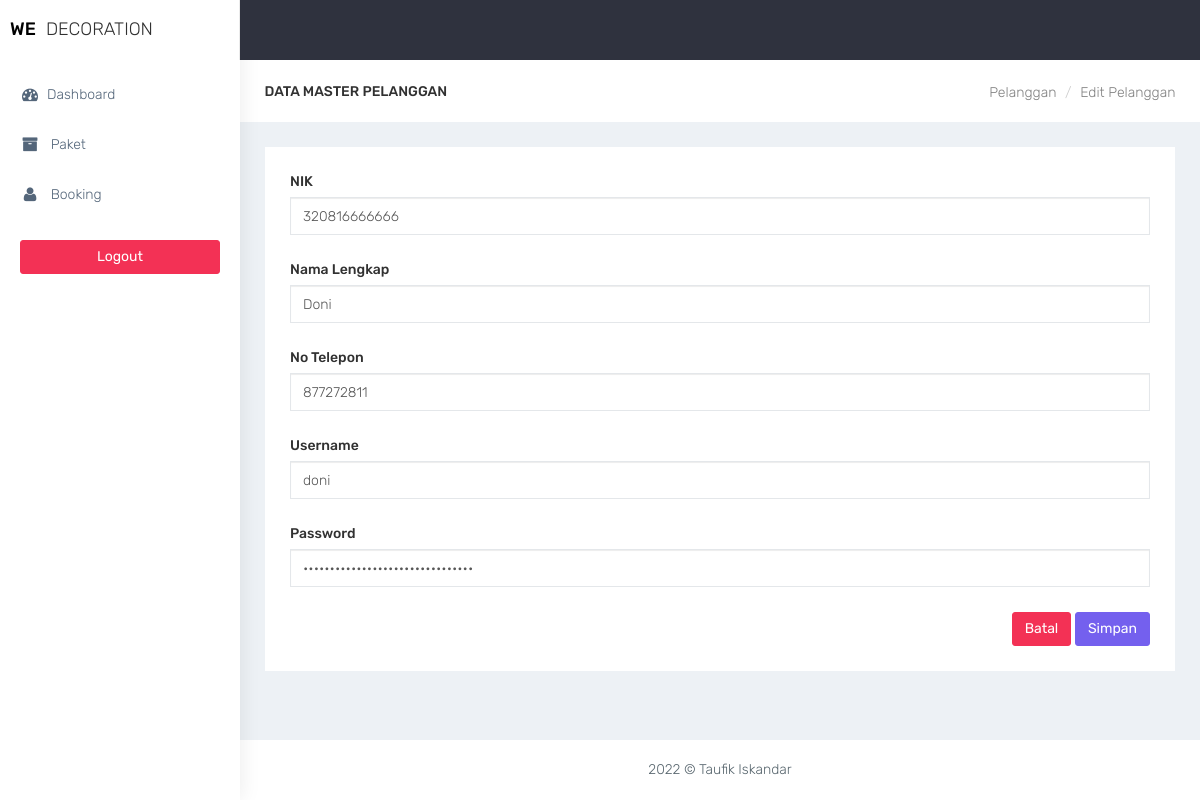
/admin/pelanggan_edit.php?id=2, run on the app's committed database.
### tables this page shows
CREATE TABLE `users` (
  `id_user` int(11) NOT NULL,
  `nama_user` varchar(30) NOT NULL,
  `no_hp` char(13) NOT NULL,
  `nik` varchar(20) DEFAULT NULL,
  `username` varchar(30) NOT NULL,
  `password` varchar(50) NOT NULL,
  `role` enum('admin','member','','') NOT NULL
);

### admin/functions.php (called while the page is built, shortened)
<?php
function get_by_id($conn,$query){
    $db = mysqli_query($conn,$query);
    return mysqli_fetch_assoc($db);
}
?>

### admin/pelanggan_edit.php (the view, shortened to what this page needs)
<?php
require'functions.php';
require'../layout/layout_header.php';
$id_user = $_GET['id'];
$queryedit = "SELECT * FROM users WHERE id_user = '$id_user'";
$edit = get_by_id($conn,$queryedit);
?>
<div class="container-fluid">
    <div class="row bg-title">
        <div class="col-lg-3 col-md-4 col-sm-4 col-xs-12">
            <h4 class="page-title">Data Master Pelanggan</h4> </div>
            <div class="col-lg-9 col-sm-8 col-md-8 col-xs-12">
                <ol class="breadcrumb">
                    <li><a href="pelanggan.php">Pelanggan</a></li>
                    <li><a href="#">Edit Pelanggan</a></li>
                </ol>
            </div>
        </div>
    <div class="row">
        <div class="col-md-12 col-lg-12 col-sm-12 col-xs-12">
            <div class="white-box">
                <form method="post" action="">
                    <div class="form-group">
                        <label>NIK</label>
                        <input type="text" name="nik" class="form-control" value="<?= $edit['nik']?>">
                    </div>
                    <div class="form-group">
                        <label>Nama Lengkap</label>
                        <input type="text" name="nama_member" class="form-control" required value="<?= $edit['nama_user']?>">
                    </div>
                    <div class="form-group">
                        <label>No Telepon</label>
                        <input type="number" name="no_hp" class="form-control" required value="<?= $edit['no_hp']?>">
                    </div>
                    <div class="form-group">
                        <label>Username</label>
                        <input type="text" name="username" class="form-control" required value="<?= $edit['username']?>">
                    </div>
                    <div class="form-group">
                        <label>Password</label>
                        <input type="password" name="password" class="form-control" required value="<?= $edit['password']?>">
                    </div>
                    <div class="text-right">
                        <a href="javascript:void(0)" class="btn btn-danger " onclick="window.history.back();" >Batal</a>
                        <button type="submit" name="btn-simpan" class="btn btn-primary">Simpan</button>
                    </div>
                </form>
            </div>
        </div>
    </div>
</div>
<?php
    require'../layout/layout_footer.php';
?>

### assets/css/colors/default.css (style rules this page uses)
body { background: #fff; }

### data on the page
users: nik "320816666666", nama_member "Doni", no_hp "877272811", username "doni"
